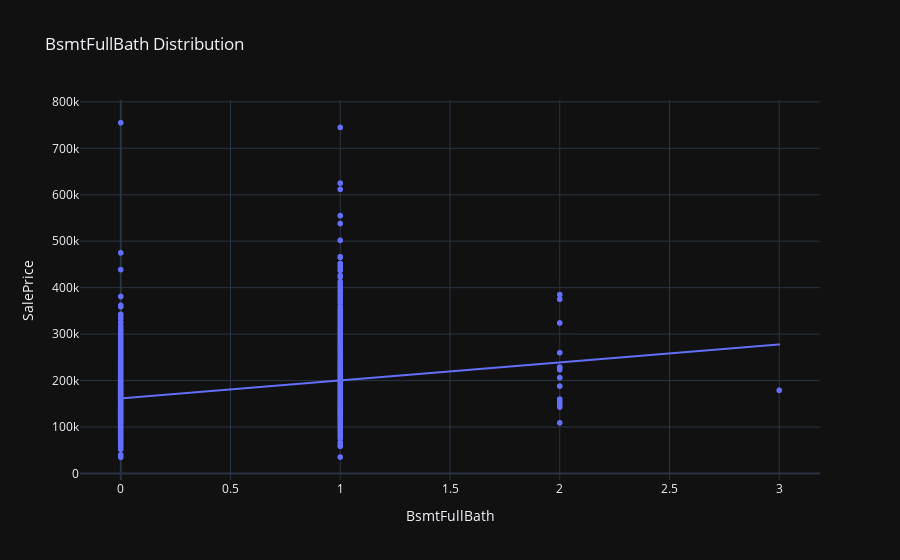

Here is the notebook cell this chart was saved with:
### Markdown cell above
# BsmtFullBath Column

### Code cell
fig = px.scatter(df, x = 'BsmtFullBath',
                 y = 'SalePrice',
                 trendline = "ols", title = 'BsmtFullBath Distribution')
fig.show()

### Figure 1 — Plotly figure (JSON) as saved in the notebook; plotly's stock layout.template omitted (floating-point values rounded to 4 significant figures; data arrays with more than 128 entries replaced by an {"elided": "..."} marker saying what was removed)
{"data": [{"hovertemplate": "BsmtFullBath=%{x}<br>SalePrice=%{y}<extra></extra>", "legendgroup": "", "marker": {"color": "#636efa", "symbol": "circle"}, "mode": "markers", "name": "", "showlegend": false, "x": {"elided": "1431 int values"}, "xaxis": "x", "y": {"elided": "1431 int values"}, "yaxis": "y", "type": "scattergl"}, {"hovertemplate": "<b>OLS trendline</b><br>SalePrice = 38724.8 * BsmtFullBath + 161579<br>R<sup>2</sup>=0.069495<br><br>BsmtFullBath=%{x}<br>SalePrice=%{y} <b>(trend)</b><extra></extra>", "legendgroup": "", "marker": {"color": "#636efa", "symbol": "circle"}, "mode": "lines", "name": "", "showlegend": false, "x": {"elided": "1431 int values"}, "xaxis": "x", "y": {"elided": "1431 float values"}, "yaxis": "y", "type": "scattergl"}], "layout": {"xaxis": {"anchor": "y", "domain": [0.0, 1.0], "title": {"text": "BsmtFullBath"}}, "yaxis": {"anchor": "x", "domain": [0.0, 1.0], "title": {"text": "SalePrice"}}, "legend": {"tracegroupgap": 0}, "title": {"text": "BsmtFullBath Distribution"}}}
